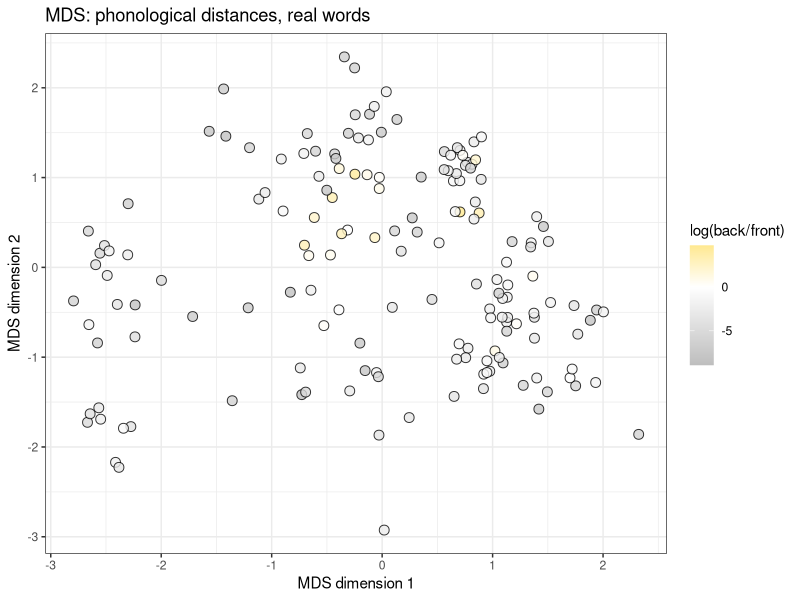
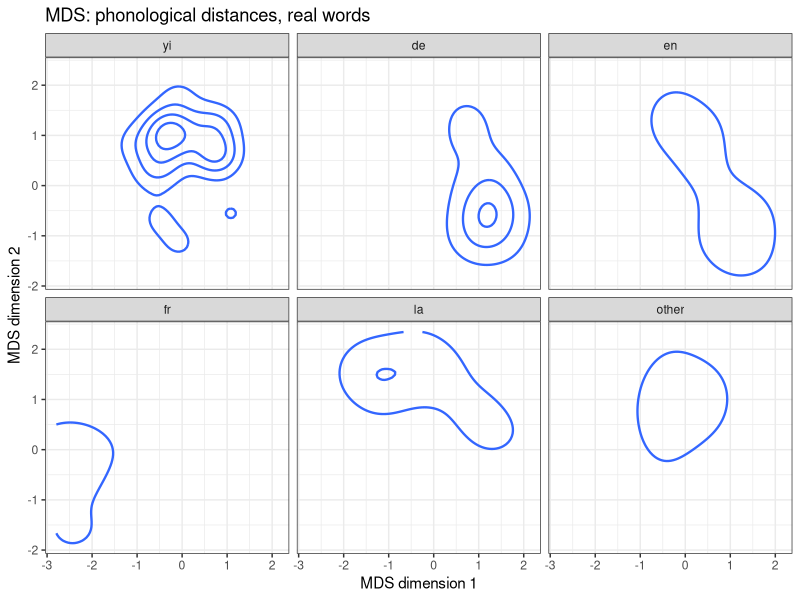
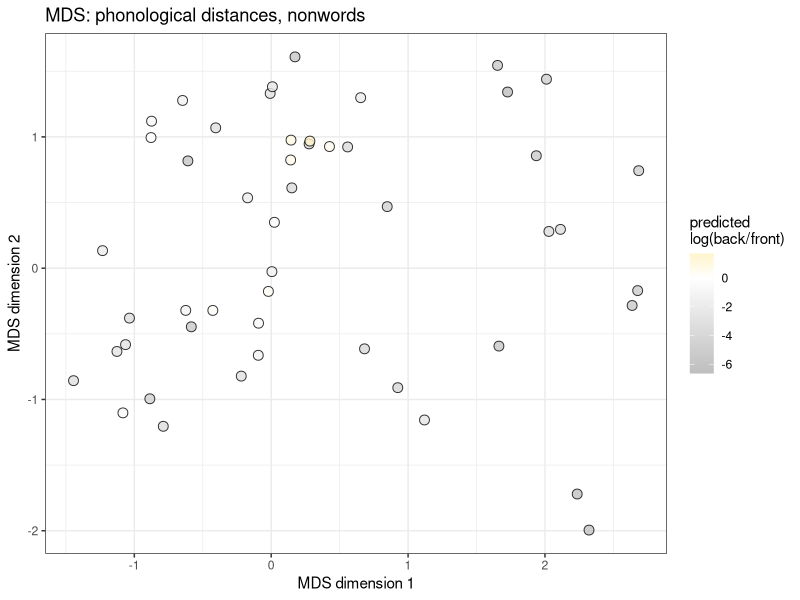
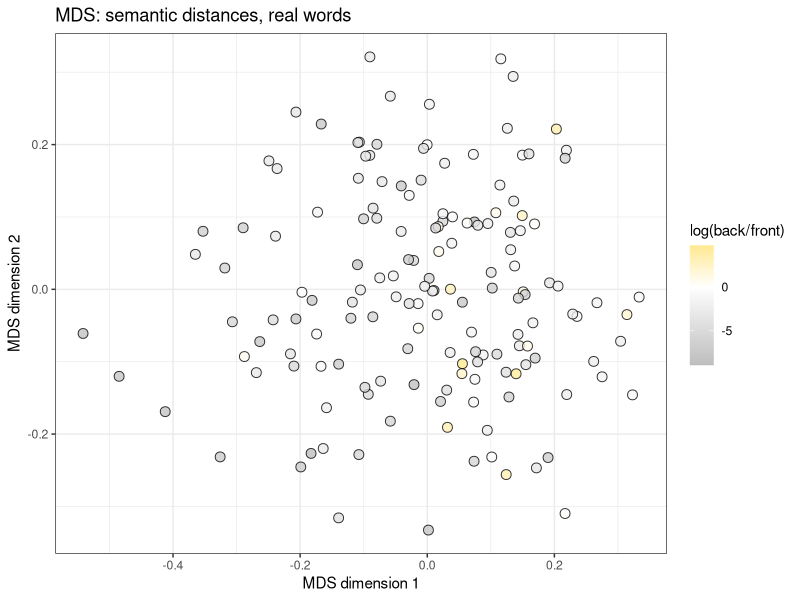
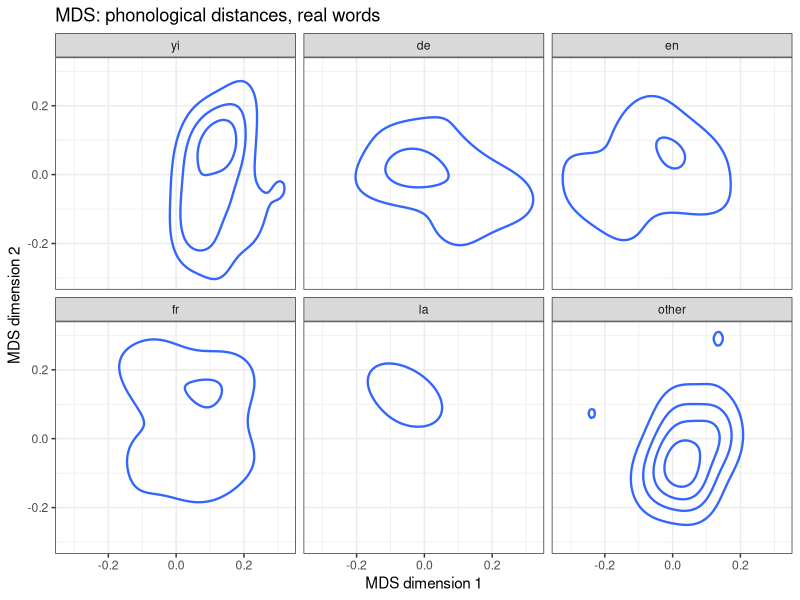
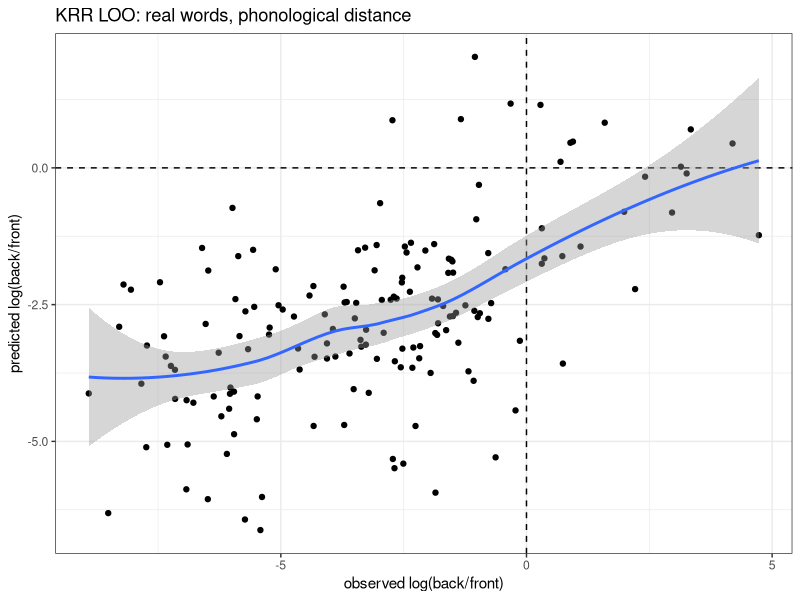
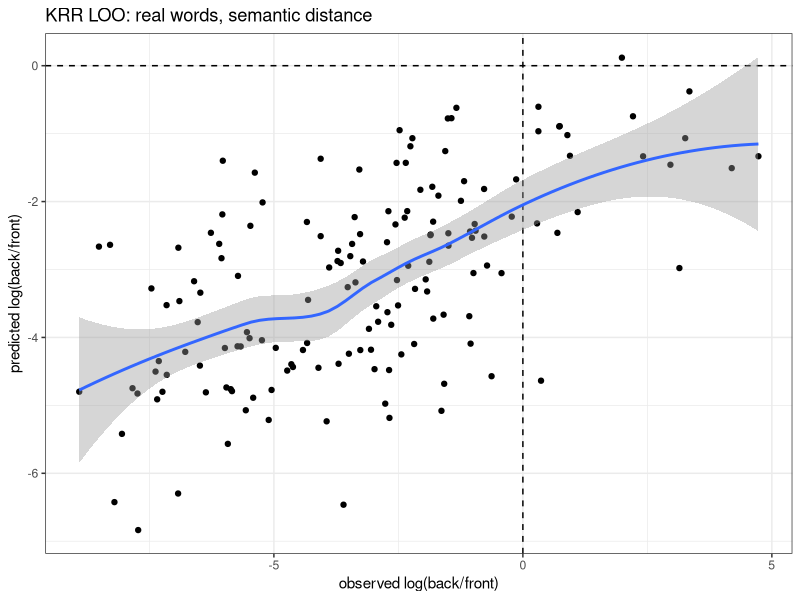
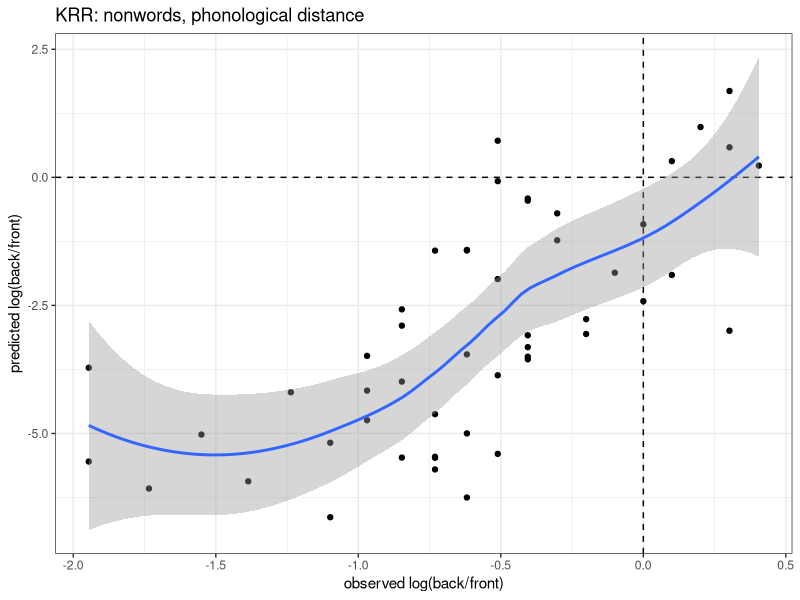

The R script that drew these images, in order:
# -- head -- #

set.seed(1337)
setwd('~/Github/Racz2027vh/')
library(tidyverse)

# -- read -- #

real_phon = read_tsv('dat/real_words_phon_preds.tsv')
nonwords_phon = read_tsv('dat/nonwords_phon_preds.tsv')
real_sem = read_tsv('dat/real_words_semantic_preds.tsv')

# -- lang cats -- #

real_phon = real_phon |> 
  mutate(
    language2 = ifelse(language %in% c('de','en','fr','yi','la'), language, 'other') |> 
      fct_relevel('yi','de','en','fr','la','other')
  )

real_sem = real_sem |> 
  mutate(
    language2 = ifelse(language %in% c('de','en','fr','yi','la'), language, 'other') |> 
      fct_relevel('yi','de','en','fr','la','other')
  )

# -- MDS visualisations -- #

# real words: phonological MDS coloured by corpus log odds
real_phon |>
  ggplot(aes(x = phonological_x, y = phonological_y, fill = log_odds_back)) +
  geom_point(shape = 21, size = 3, alpha = 0.8) +
  scale_fill_gradient2(
    low = 'grey', mid = 'white', high = 'gold', midpoint = 0,
    name = 'log(back/front)'
  ) +
  labs(
    title = 'MDS: phonological distances, real words',
    x = 'MDS dimension 1', y = 'MDS dimension 2'
  ) +
  theme_bw()

ggsave('viz/mds_real_phon.png', dpi = 900, width = 7, height = 5)

# etymology
real_phon |>
  ggplot(aes(x = phonological_x, y = phonological_y)) +
  stat_density_2d(bins = 5, linewidth = 0.8) +
  labs(
    title = 'MDS: phonological distances, real words',
    x = 'MDS dimension 1', y = 'MDS dimension 2'
  ) +
  theme_bw() +
  facet_wrap( ~ language2)

ggsave('viz/mds_real_phon_labels.png', dpi = 900, width = 7, height = 5)

# nonwords: phonological MDS coloured by KRR prediction
nonwords_phon |>
  ggplot(aes(x = phonological_x, y = phonological_y, fill = predicted)) +
  geom_point(shape = 21, size = 3, alpha = 0.8) +
  scale_fill_gradient2(
    low = 'grey', mid = 'white', high = 'gold', midpoint = 0,
    name = 'predicted\nlog(back/front)'
  ) +
  labs(
    title = 'MDS: phonological distances, nonwords',
    x = 'MDS dimension 1', y = 'MDS dimension 2'
  ) +
  theme_bw()

ggsave('viz/mds_nonwords_phon.png', dpi = 900, width = 7, height = 5)

# real words: semantic MDS coloured by corpus log odds
real_sem |>
  ggplot(aes(x = semantic_x, y = semantic_y, fill = log_odds_back)) +
  geom_point(shape = 21, size = 3, alpha = 0.8) +
  scale_fill_gradient2(
    low = 'grey', mid = 'white', high = 'gold', midpoint = 0,
    name = 'log(back/front)'
  ) +
  labs(
    title = 'MDS: semantic distances, real words',
    x = 'MDS dimension 1', y = 'MDS dimension 2'
  ) +
  theme_bw()

ggsave('viz/mds_real_sem.png', dpi = 900, width = 7, height = 5)

# etymology
real_sem |> 
  ggplot(aes(x = semantic_x, y = semantic_y)) +
  stat_density_2d(bins = 5, linewidth = 0.8) +
  labs(
    title = 'MDS: phonological distances, real words',
    x = 'MDS dimension 1', y = 'MDS dimension 2'
  ) +
  theme_bw() +
  facet_wrap( ~ language2)

ggsave('viz/mds_real_sem_labels.png', dpi = 900, width = 7, height = 5)

# -- observed x predicted visualisations -- #

# real words: phonological KRR LOO
real_phon |>
  ggplot(aes(log_odds_back, predicted_loo)) +
  geom_point() +
  geom_vline(xintercept = 0, lty = 2) +
  geom_hline(yintercept = 0, lty = 2) +
  geom_smooth() +
  theme_bw() +
  xlab('observed log(back/front)') +
  ylab('predicted log(back/front)') +
  ggtitle('KRR LOO: real words, phonological distance')

ggsave('viz/obs_pred_real_phon.png', dpi = 900, width = 6.5, height = 4.5)

# real words: semantic KRR LOO
real_sem |>
  ggplot(aes(log_odds_back, predicted_loo)) +
  geom_point() +
  geom_vline(xintercept = 0, lty = 2) +
  geom_hline(yintercept = 0, lty = 2) +
  geom_smooth() +
  theme_bw() +
  xlab('observed log(back/front)') +
  ylab('predicted log(back/front)') +
  ggtitle('KRR LOO: real words, semantic distance')

ggsave('viz/obs_pred_real_sem.png', dpi = 900, width = 6.5, height = 4.5)

# nonwords: phonological KRR
nonwords_phon |>
  ggplot(aes(log_odds_back, predicted)) +
  geom_point() +
  geom_vline(xintercept = 0, lty = 2) +
  geom_hline(yintercept = 0, lty = 2) +
  geom_smooth() +
  theme_bw() +
  xlab('observed log(back/front)') +
  ylab('predicted log(back/front)') +
  ggtitle('KRR: nonwords, phonological distance')

ggsave('viz/obs_pred_nonwords_phon.png', dpi = 900, width = 6.5, height = 4.5)

# -- correlation tests -- #

with(real_phon, cor.test(predicted_loo, log_odds_back))
with(real_sem, cor.test(predicted_loo, log_odds_back))
with(nonwords_phon, cor.test(predicted, log_odds_back))
